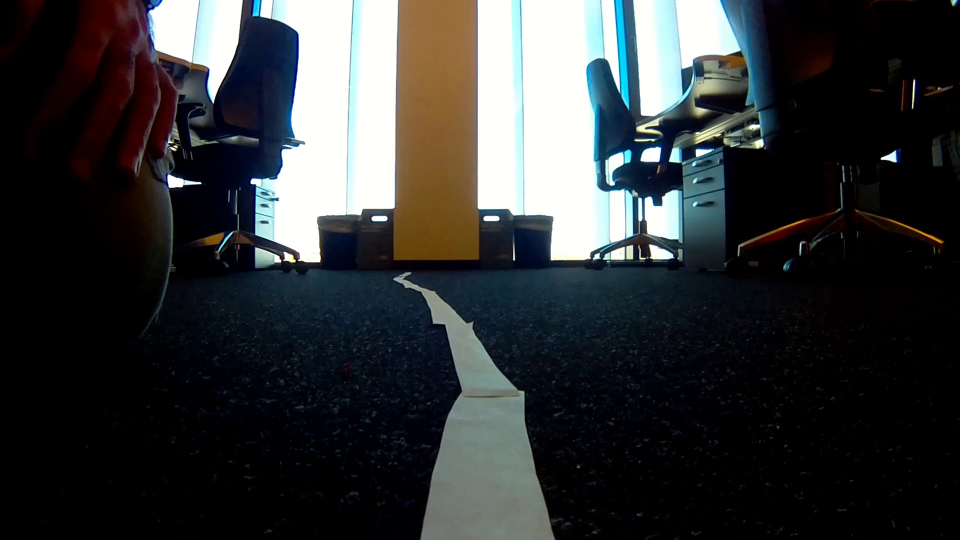
#> input picture frame 9 of Smart-car-project/Smart-car-project/Resources/geradeSpurHaltenabenSChlecht.mp4, 1920 x 1080 px, given in place of geradeWWK1.mp4, which was not available (shown at 1/2 size)
$ python 'Smart_car_project (1).py'   (Python 2 division)   (older library calls are emulated)
#> lines starting #> are read from the running program, lines starting #| are printed output that depends on the picture; after the words box and inside, x2 and y2 are one past the last pixel; in counts of white or black regions, pixels touching at a corner belong together; long printed decimals are rounded; pictures that were not available may be replaced by others from this repository, and a replacement may not be noted
### Smart-car-project/Smart-car-project/imgStack.py
import cv2
import numpy as np

def stackImages(scale,imgArray):
    rows = len(imgArray)
    cols = len(imgArray[0])
    rowsAvailable = isinstance(imgArray[0], list)
    width = imgArray[0][0].shape[1]
    height = imgArray[0][0].shape[0]
    if rowsAvailable:
        for x in range ( 0, rows):
            for y in range(0, cols):
                if imgArray[x][y].shape[:2] == imgArray[0][0].shape [:2]:
                    imgArray[x][y] = cv2.resize(imgArray[x][y], (0, 0), None, scale, scale)
                else:
                    imgArray[x][y] = cv2.resize(imgArray[x][y], (imgArray[0][0].shape[1], imgArray[0][0].shape[0]), None, scale, scale)
                if len(imgArray[x][y].shape) == 2: imgArray[x][y]= cv2.cvtColor( imgArray[x][y], cv2.COLOR_GRAY2BGR)
        imageBlank = np.zeros((height, width, 3), np.uint8)
        hor = [imageBlank]*rows
        hor_con = [imageBlank]*rows
        for x in range(0, rows):
            hor[x] = np.hstack(imgArray[x])
        ver = np.vstack(hor)
    else:
        for x in range(0, rows):
            if imgArray[x].shape[:2] == imgArray[0].shape[:2]:
                imgArray[x] = cv2.resize(imgArray[x], (0, 0), None, scale, scale)
            else:
                imgArray[x] = cv2.resize(imgArray[x], (imgArray[0].shape[1], imgArray[0].shape[0]), None,scale, scale)
            if len(imgArray[x].shape) == 2: imgArray[x] = cv2.cvtColor(imgArray[x], cv2.COLOR_GRAY2BGR)
        hor= np.hstack(imgArray)
        ver = hor
    return ver

### Smart-car-project/Smart-car-project/Smart_car_project (1).py
#import motor
import time
#import car_dir
import cv2
import numpy as np
import trajectory
import imgStack as stack


# [5 lines of commented-out code are left out]
cap = cv2.VideoCapture("Resources/geradeWWK1.mp4")
# [7 lines of commented-out code are left out]

scalingFactorX = 0.35
scalingFactorY = 0.35
width = int(scalingFactorX * cap.get(3))
height = int(scalingFactorY * cap.get(4))
heightCrop = height * 3/4
#motor.setup()
#car.init(50)

def getContours(img):
    #Fuer den Raspberry, da cv2.findContours 3 Rueckgabewerte hat
    # _, contours, hierachy = cv2.findContours(img, cv2.RETR_EXTERNAL, cv2.CHAIN_APPROX_NONE)
    contours, hierachy = cv2.findContours(img, cv2.RETR_EXTERNAL, cv2.CHAIN_APPROX_NONE)
    if len(contours) > 0:
        c = max(contours, key=cv2.contourArea)
        cv2.drawContours(imgContour, c, -1, (255, 0, 0), 4)
        M = cv2.moments(c)
        if (M['m00'] != 0):
            cx = int(M['m10']/M['m00'])
            cy = int(M['m01']/M['m00'])
            cv2.line(imgContour,(cx,0),(cx,heightCrop),(0,0,255),1)
            cv2.line(imgContour,(0,cy),(width,cy),(0,0,255),1)

            cv2.line(imgContour,(int(width/2), heightCrop),(cx,cy),(0,255,0),1)
            cv2.line(imgContour,(int(width/2), cy),(int(width/2), heightCrop),(0,255,0),1)
            cv2.line(imgContour,(cx,cy),(int(width/2), cy),(0,255,0),1)
            #angle(cx,cy)
        #    motor.forward()
            driving(cx, cy)
        else:
            print "stop"
         #   motor.stop()
# links = 3,03
# rechts = 2,38
def angle(cx,cy):
    ank = heightCrop - cy
    ggk = int(width/2 - cx)
    if ggk < 0:
        ggk *= -1
    elif ggk == 0:
        #car_dir.home()
        print 'exakt gerade aus'
        return
    hpn = np.sqrt(ggk**2 + (ank)**2)
    sinRad = np.sin(ggk/hpn)
    steerAngle = sinRad*180/np.math.pi
    print sinRad
    print("cx,cy",(cx,cy),"w,h",width,284, "last 4",ank,ggk,hpn, steerAngle)
    if (width/2 - cx) < 0:
    #    car_dir.turn_right_small(steerAngle)
        print 'fahre nach rechts ' + str(steerAngle)
    else:
    #    car_dir.turn_left_small(-steerAngle)
        print 'fahre nach links ' + str(-steerAngle)

def driving(cx, cy):
    lowerBound = width / 3
    upperBound = width * 2 / 3

    if lowerBound < cx and cx < upperBound:
        angle(cx,cy)
        print "home"
       # car_dir.home()
    elif cx >= upperBound:
        print "right"
       # car_dir.turn_right()
    else:
        print "left"
       # car_dir.turn_left()

while True:
    success, img = cap.read()
#> img is the input picture: shape (1080, 1920, 3); mean B, G, R 55.4, 54.1, 51.7
    if (not success):
        break
    img = cv2.resize(img, None, fx=scalingFactorX, fy=scalingFactorY)
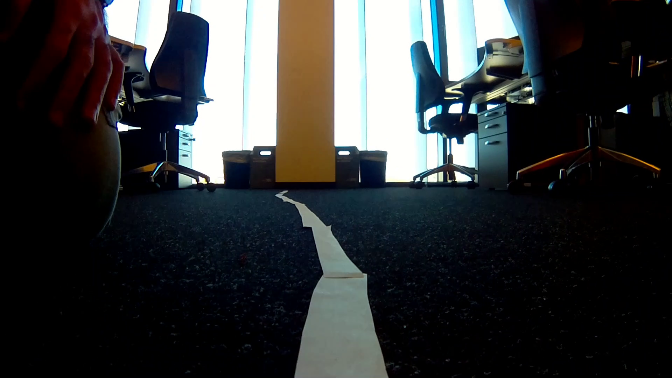
#> img: shape (378, 672, 3); mean B, G, R 55.3, 54, 51.6
    img = img[int(height / 4) : height, 0 : width]
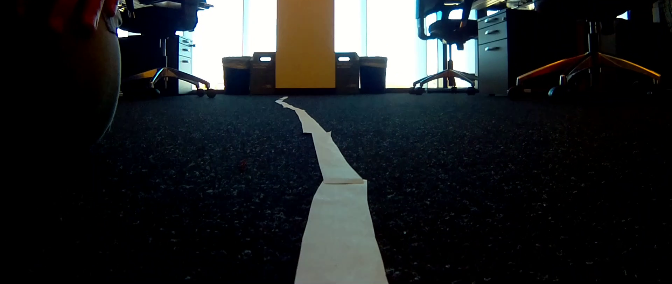
#> img: shape (284, 672, 3); mean B, G, R 37.1, 35.3, 32.5

    imgContour = img.copy()
    #GaussianBlur
    imgBlur = cv2.GaussianBlur(img, (5,5), 0)

    #Convert to HSV
    imgHSV = cv2.cvtColor(imgBlur, cv2.COLOR_BGR2HSV)
#> imgHSV: shape (284, 672, 3); mean H, S, V 61.6, 112.3, 40.6

    #HSV value of whitish gray
    lower = np.array([17, 6, 131])
    upper = np.array([45, 35, 255])

    #Mask
    mask = cv2.inRange(imgHSV, lower, upper)
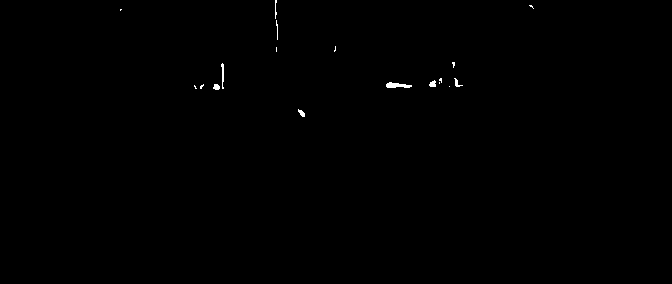
#> mask: shape (284, 672); 0.21% white; 18 white regions (10 under 20 px), largest, box (x1, y1, x2, y2) and area: (386, 82, 412, 88) 102, (221, 63, 224, 89) 49, (429, 80, 436, 87) 36

    #Canny Edge Detection
    imgCanny = cv2.Canny(mask, 50, 150)
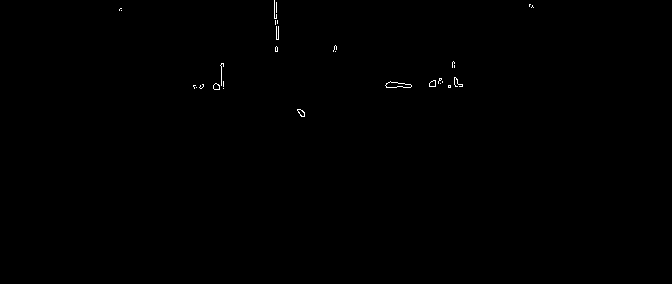
#> imgCanny: shape (284, 672); 0.18% white in thin lines or dots, all inside (x1, y1, x2, y2) = (119, 0, 534, 117)

    kernel = np.ones((5,5))
    imgDil = cv2.dilate(imgCanny, kernel, 2)
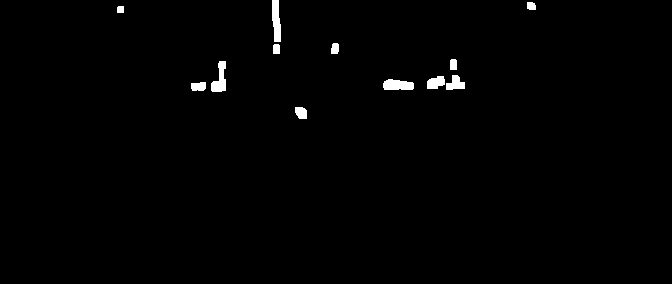
#> imgDil: shape (284, 672); 0.95% white; 12 white regions
    getContours(imgDil)
#> in getContours, `contours, hierachy = cv2.findContours(img, cv2.RETR_EXTERNAL, cv2.CHAI..`: contours = 12 contours; largest, box (x1, y1, x2, y2) and area: (272, 0, 281, 42) 252, (383, 79, 414, 90) 246, (211, 61, 226, 92) 238, (446, 75, 465, 90) 156, (427, 76, 445, 89) 154
#> in getContours, `c = max(contours, key=cv2.contourArea)`: c = contour of 94 points, box (x1, y1, x2, y2) (272, 0, 281, 42), area 252
#> in getContours, `M = cv2.moments(c)`: M = moments, m00 252, centre m10/m00, m01/m00 = (275.9, 20.54)
#> in getContours, `cx = int(M['m10']/M['m00'])`: cx = 275
#> in getContours, `cy = int(M['m01']/M['m00'])`: cy = 20
#> in getContours, `cv2.line(imgContour,(int(width/2), cy),(int(width/2), heightCrop),(0,2..`:
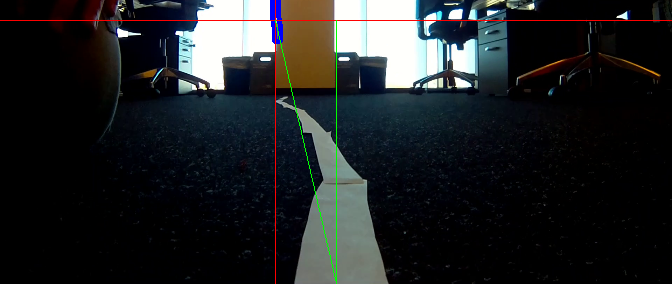
#> imgContour: shape (284, 672, 3); mean B, G, R 36.6, 35, 32.8
#> in getContours, `cv2.line(imgContour,(cx,cy),(int(width/2), cy),(0,255,0),1)`: imgContour: shape (284, 672, 3); 0.03% of pixels changed, all inside (x1, y1, x2, y2) = (276, 20, 336, 21)
#> in angle, `ank = heightCrop - cy`: ank = 263
#> in angle, `ggk = int(width/2 - cx)`: ggk = 61
#> in angle, `hpn = np.sqrt(ggk**2 + (ank)**2)`: hpn = 270
#> in angle, `sinRad = np.sin(ggk/hpn)`: sinRad = 0.224
#> in angle, `steerAngle = sinRad*180/np.math.pi`: steerAngle = 12.84
#| 0.224
#| ('cx,cy', (275, 20), 'w,h', 672, 284, 'last 4', 263, 61, 269.981, 12.836)
#| fahre nach links -12.836

    #Fasst alle Images zu einem zusammen
    #imgStack = stack.stackImages(0.6,([img, imgHSV, mask],[imgCanny, imgDil, imgContour]))
    imgStackContours = stack.stackImages(0.6, ([img, imgHSV, mask], [imgDil, imgContour, imgCanny]))
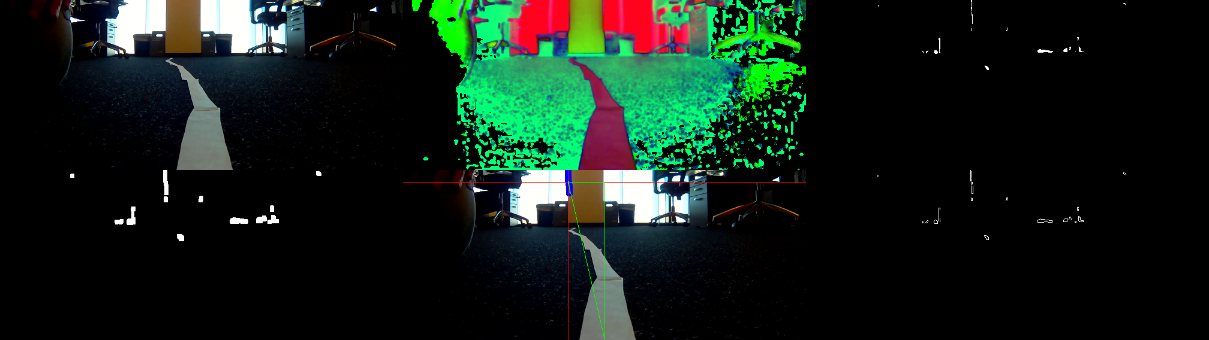
#> imgStackContours: shape (340, 1209, 3); mean B, G, R 23.1, 31, 18.2
    # [5 lines of commented-out code are left out]
    cv2.imshow("Pic0", imgStackContours)
    #cv2.waitKey(0)
    if (cv2.waitKey(1) & 0xFF == ord('q')):
#> (key q is pressed here)
        break


cap.release()


cv2.destroyAllWindows()

$ run again, starting later in the video
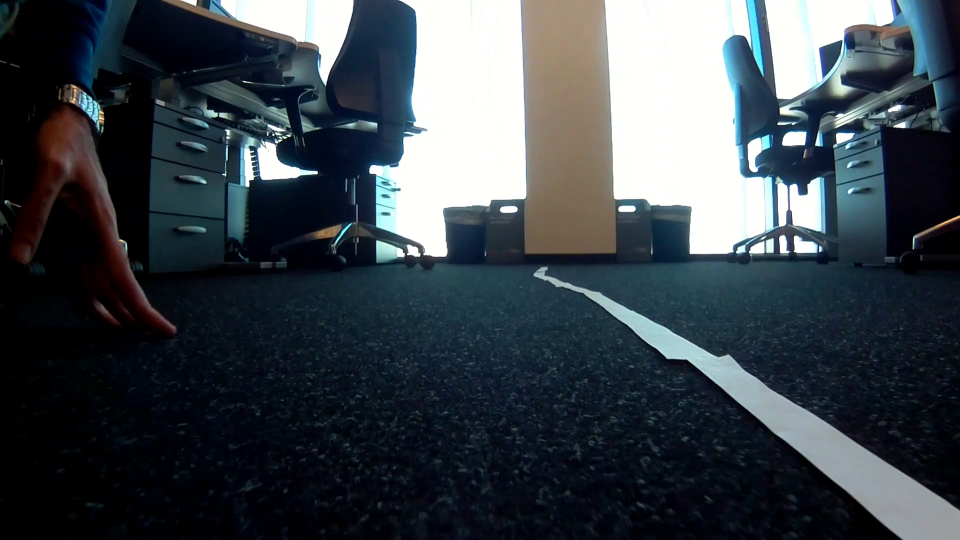
#> input picture frame 42 of Smart-car-project/Smart-car-project/Resources/geradeSpurHaltenabenSChlecht.mp4, 1920 x 1080 px, given in place of geradeWWK1.mp4, which was not available (shown at 1/2 size)
#> img is the input picture: shape (1080, 1920, 3); mean B, G, R 76, 69.3, 61.2
#> imgHSV: shape (284, 672, 3); mean H, S, V 92.4, 147.2, 59.3
#> `mask = cv2.inRange(imgHSV, lower, upper)`:
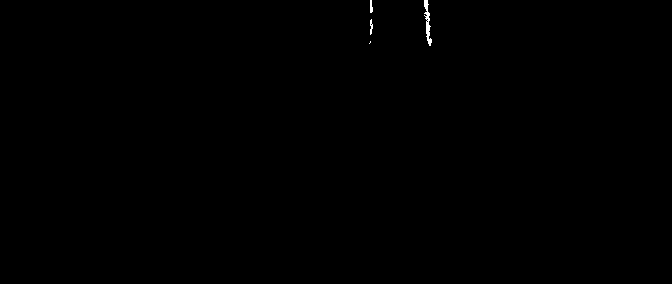
#> mask: shape (284, 672); 0.12% white; 4 white regions (1 under 20 px), largest, box (x1, y1, x2, y2) and area: (424, 0, 432, 46) 162, (370, 0, 373, 13) 31, (370, 19, 373, 35) 31
#> imgCanny: shape (284, 672); 0.08% white in thin lines or dots, all inside (x1, y1, x2, y2) = (368, 0, 432, 46)
#> imgDil: shape (284, 672); 0.4% white; 4 white regions
#> contours = 4 contours; box (x1, y1, x2, y2) and area: (421, 0, 434, 48) 404, (367, 17, 375, 37) 122, (367, 0, 375, 15) 86, (366, 38, 374, 46) 43
#> c = contour of 108 points, box (x1, y1, x2, y2) (421, 0, 434, 48), area 404
#> M = moments, m00 404, centre m10/m00, m01/m00 = (427, 22.83)
#> cx = 427
#> cy = 22
#> ank = 261
#> in angle, `ggk = int(width/2 - cx)`: ggk = -91
#> in angle, `ggk *= -1`: ggk = 91
#> hpn = 276.4
#> sinRad = 0.323
#> steerAngle = 18.52
#| 0.3233
#| ('cx,cy', (427, 22), 'w,h', 672, 284, 'last 4', 261, 91, 276.409, 18.524)
#| fahre nach rechts 18.524
#> `imgStackContours = stack.stackImages(0.6, ([img, imgHSV, mask], [imgDi..`:
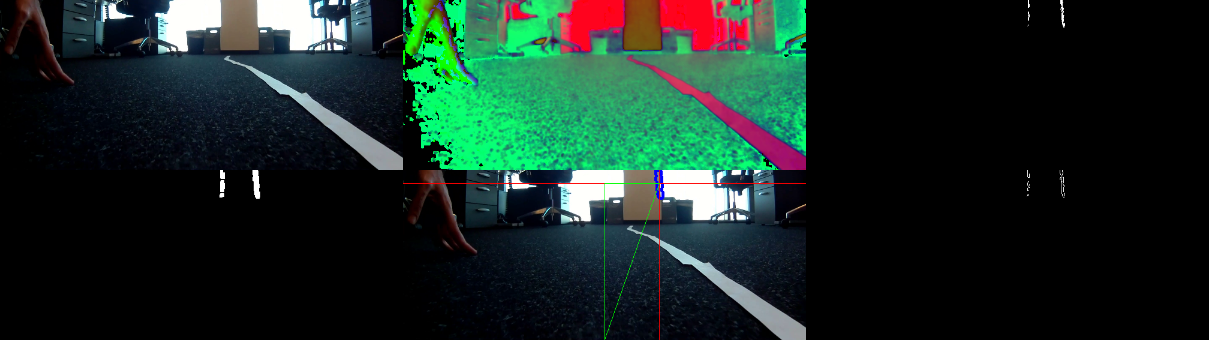
#> imgStackContours: shape (340, 1209, 3); mean B, G, R 34.7, 41.4, 24.1

$ run again, starting later in the video
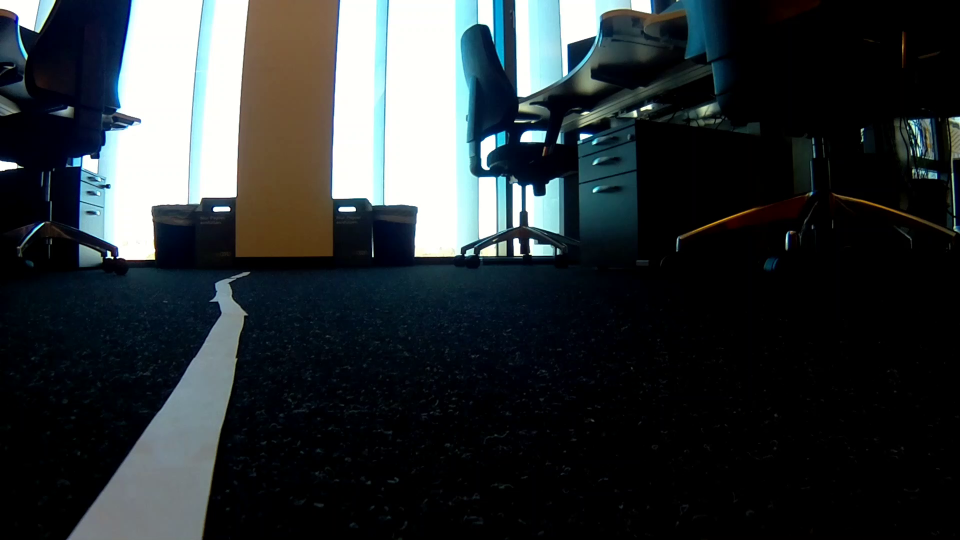
#> input picture frame 75 of Smart-car-project/Smart-car-project/Resources/geradeSpurHaltenabenSChlecht.mp4, 1920 x 1080 px, given in place of geradeWWK1.mp4, which was not available (shown at 1/2 size)
#> img is the input picture: shape (1080, 1920, 3); mean B, G, R 54.1, 51.7, 46
#> imgHSV: shape (284, 672, 3); mean H, S, V 58.9, 109, 39.2
#> `mask = cv2.inRange(imgHSV, lower, upper)`:
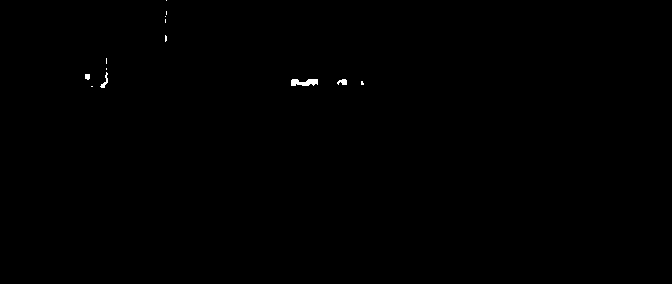
#> mask: shape (284, 672); 0.16% white; 13 white regions (9 under 20 px), largest, box (x1, y1, x2, y2) and area: (291, 79, 318, 86) 144, (100, 72, 108, 88) 45, (337, 79, 347, 85) 43, (85, 74, 90, 80) 27
#> imgCanny: shape (284, 672); 0.12% white in thin lines or dots, all inside (x1, y1, x2, y2) = (84, 0, 364, 88)
#> imgDil: shape (284, 672); 0.63% white; 9 white regions
#> contours = 9 contours, 1 with area under 20; largest, box (x1, y1, x2, y2) and area: (288, 76, 320, 88) 316, (98, 55, 110, 90) 242, (335, 76, 349, 87) 120, (162, 8, 170, 25) 99, (82, 71, 92, 82) 86, (162, 33, 169, 44) 60, (358, 79, 366, 87) 48, (88, 83, 95, 90) 35
#> c = contour of 79 points, box (x1, y1, x2, y2) (288, 76, 320, 88), area 316
#> M = moments, m00 315.5, centre m10/m00, m01/m00 = (303.6, 81.7)
#> cx = 303
#> cy = 81
#> ank = 202
#> ggk = 33
#> hpn = 204.7
#> sinRad = 0.161
#> steerAngle = 9.2
#| 0.1605
#| ('cx,cy', (303, 81), 'w,h', 672, 284, 'last 4', 202, 33, 204.678, 9.198)
#| fahre nach links -9.198
#> `imgStackContours = stack.stackImages(0.6, ([img, imgHSV, mask], [imgDi..`:
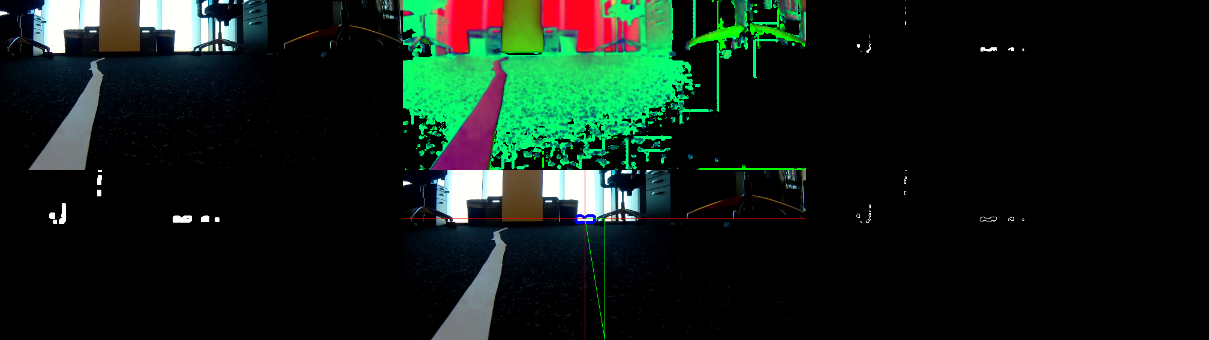
#> imgStackContours: shape (340, 1209, 3); mean B, G, R 22.5, 30.1, 16.9
